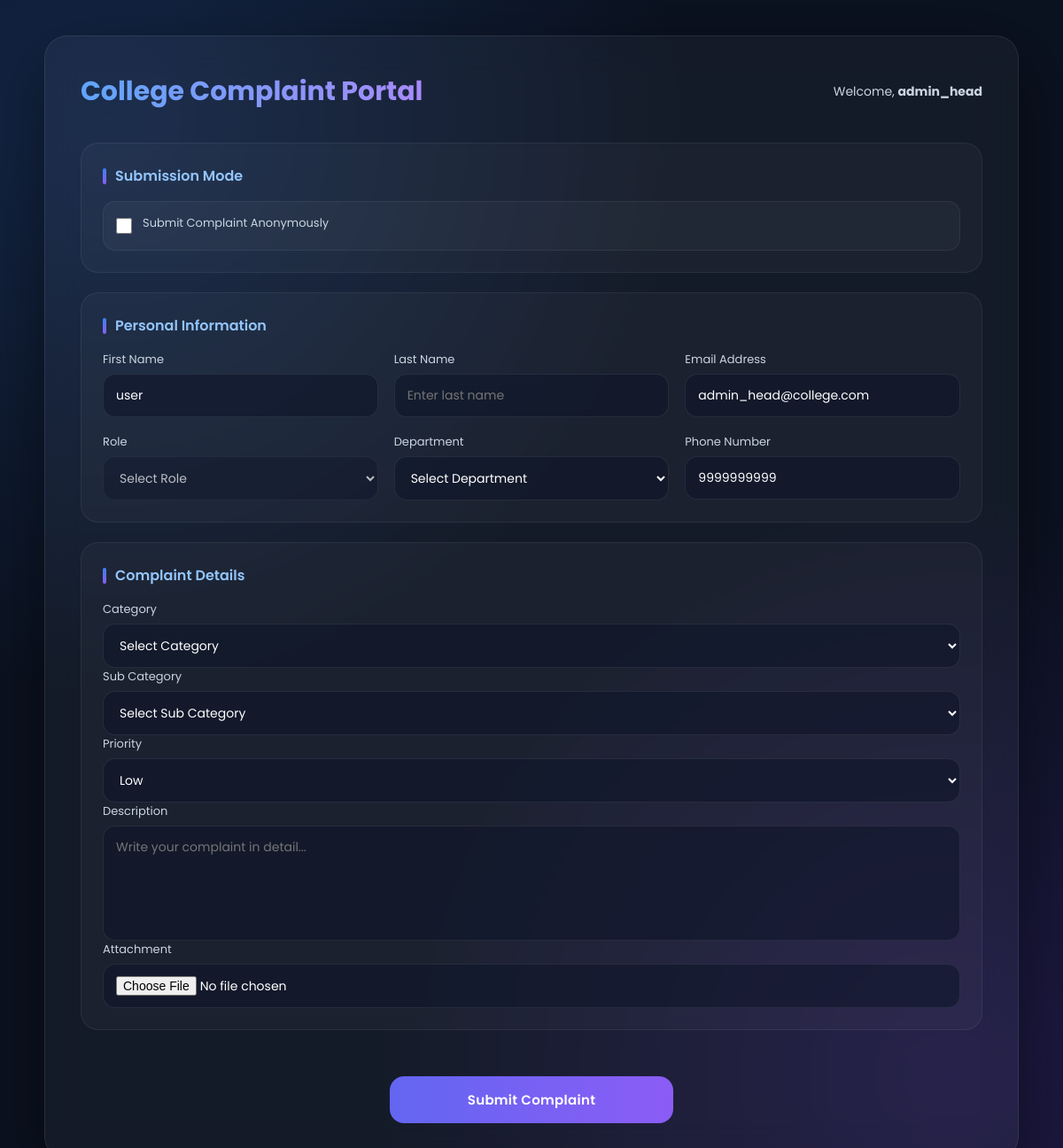
The app's page /register-complaint/ (signed in) with its own data.
### complaints/models.py (models this page shows, shortened)
class UserProfile(models.Model):
    user = models.OneToOneField(User, on_delete=models.CASCADE)
    first_name = models.CharField(max_length=50, blank=True, default="")
    last_name = models.CharField(max_length=50, blank=True, default="")
    email = models.EmailField(unique=True)
    email_verified = models.BooleanField(default=False)
    department = models.CharField(max_length=100)
    mobile_number = models.CharField(max_length=15, unique=True)
    role = models.CharField(
        max_length=20,
        choices=ROLE_CHOICES,
        default='student'
    )
    is_department_head = models.BooleanField(default=False)

### complaints/views.py (the view)
# urls.py: path('register-complaint/', views.register_complaint,
@login_required
def register_complaint(request):
    if request.method == "POST":
        form = ComplaintForm(
            request.POST,
            request.FILES,
            user=request.user
        )
        if form.is_valid():
            obj = form.save(commit=False)
            obj.user = request.user
            try:
                profile = UserProfile.objects.get(
                    user=request.user
                )
                obj.first_name = profile.first_name
                obj.last_name = profile.last_name
                obj.email = profile.email
                obj.phone = profile.mobile_number
                obj.role = profile.role
                if not obj.department:
                    obj.department = profile.department
            except UserProfile.DoesNotExist:
                obj.first_name = request.user.first_name
                obj.last_name = request.user.last_name
                obj.email = request.user.email
            obj.save()
            admins = User.objects.filter(is_superuser=True)
            create_notification(
                users=list(admins),
                title="New Complaint",
                message=f"{obj.complaint_id} submitted by {request.user.username}",
                notification_type="system"
            )
            send_event_email(
                event="created",
                complaint=obj,
                recipients=[ADMIN_EMAIL]
            )
            messages.success(
                request,
                "Complaint submitted successfully."
            )
            return redirect("complaint_success")
    else:
        form = ComplaintForm(
            user=request.user
        )
    return render(
        request,
        "complaints/register_complaint.html",
        {
            "form": form,
            "departments": Department.objects.all()
        }
    )

### complaints/templates/complaints/register_complaint.html (shortened to what this page needs)
{% load static %}
<!DOCTYPE html>
<html lang="en">
<head>
</head>
<body>
<div class="container">
    <div class="top-bar">
        <h1>College Complaint Portal</h1>
        {% if user.is_authenticated %}
        <p>Welcome, <strong>{{ user.username }}</strong></p>
        {% endif %}
    </div>
    <form method="POST" enctype="multipart/form-data">
        <div class="card">
            <div class="section-title">Submission Mode</div>
            <div class="mode-box">
                <input type="checkbox" id="anonymousToggle">
                <label for="anonymousToggle">
                    Submit Complaint Anonymously
                </label>
            </div>
        </div>
        <div class="card" id="personalSection">
            <div class="section-title">
                Personal Information
            </div>
            <div class="grid">
                <div class="input-group">
                <label>First Name</label>
                <input
                    type="text"
                    name="first_name"
                    required
                    placeholder="Enter first name"
                    value="{{ form.first_name.value|default:'' }}"
                >
                </div>
                <div class="input-group">
                <label>Last Name</label>
                <input
                    type="text"
                    name="last_name"
                    placeholder="Enter last name"
                    value="{{ form.last_name.value|default:'' }}"
                >
                </div>
                <div class="input-group">
                    <label>Email Address</label>
                    <input
                        type="email"
                        name="email"
                        required
                        placeholder="Enter your email"
                        value="{{ form.email.value|default:'' }}"
                    >
                </div>
                <div class="input-group">
                    <label>Role</label>
                    <select
                        disabled
                        required
                    >
                        <option value="">
                            Select Role
                        </option>
                    </select>
                </div>
                <div class="input-group">
                    <label>Department</label>
                    <select
                        id="department"
                        name="department"
                        required
                    >
                        <option value="">
                            Select Department
                        </option>
                    </select>
                </div>
                <div class="input-group">
                    <label>Phone Number</label>
                    <input
                        type="tel"
                        name="phone"
                        placeholder="Optional"
                        value="{{ form.phone.value|default:'' }}"
                    >
                </div>
            </div>
        </div>
        <div class="card">
            <div class="section-title">
                Complaint Details
            </div>
                <div class="input-group">
                    <label>Category</label>
                    <select id="category" name="category" required>
                        <option value="">Select Category</option>
                    </select>
                </div>
                <div class="input-group">
                    <label>Sub Category</label>
                    <select id="subcategory" name="subcategory" required>
                        <option value="">Select Sub Category</option>
                    </select>
                </div>
                <div class="input-group">
                    <label>Priority</label>
                    <select name="priority" required>
                        <option value="Low">Low</option>
                    </select>
                </div>
                <div class="input-group full">
                    <label>Description</label>
                    <textarea
                    name="description"
                    required
                    placeholder="Write your complaint in detail..."
                    ></textarea>
                </div>
                <div class="input-group full">
                    <label>Attachment</label>
                    <input type="file" name="attachment">
                </div>
            </div>
        <div class="btn-wrapper">
    <button type="submit" class="btn">
        Submit Complaint
    </button>
</div>
    </form>
</div>
</body>
</html>

### complaints/templates/complaints/register_complaint.html (style rules this page uses)
* { margin:0; padding:0; box-sizing:border-box; font-family:'Poppins',sans-serif; }
body { min-height:100vh; background: radial-gradient(circle at 10% 10%, rgba(59,130,246,0.18), transparent 40%), radial-gradient(circle at 90% 90%, rgba(124,58,237,0.18), transparent 40%), #0b1220; display:flex; justify-content:center; align-items:center; padding:40px 15px; color:white; }
.container { width:100%; max-width:1100px; background:rgba(255,255,255,0.04); backdrop-filter:blur(20px); border:1px solid rgba(255,255,255,0.08); border-radius:26px; padding:40px; box-shadow:0 25px 80px rgba(0,0,0,0.5); }
.top-bar { display:flex; justify-content:space-between; align-items:center; margin-bottom:35px; }
.top-bar h1 { font-size:30px; font-weight:700; background:linear-gradient(90deg,#60a5fa,#a78bfa); -webkit-background-clip:text; -webkit-text-fill-color:transparent; }
.top-bar p { color:#cbd5e1; font-size:14px; }
.card { background:rgba(255,255,255,0.03); border:1px solid rgba(255,255,255,0.06); border-radius:20px; padding:24px; margin-bottom:22px; transition:0.3s; }
.section-title { font-size:16px; font-weight:600; color:#93c5fd; margin-bottom:16px; display:flex; align-items:center; gap:10px; }
.section-title::before { content:""; width:4px; height:18px; background:linear-gradient(#3b82f6,#8b5cf6); border-radius:10px; }
.grid { display:grid; grid-template-columns:repeat(auto-fit,minmax(240px,1fr)); gap:18px; }
label { font-size:13px; color:#cbd5e1; margin-bottom:6px; }
.input-group { display:flex; flex-direction:column; }
input, select, textarea { width:100%; padding:13px 14px; border-radius:14px; border:1px solid rgba(255,255,255,0.08); background:rgba(15,23,42,0.6); color:white; font-size:14px; outline:none; transition:0.25s; }
textarea { min-height:130px; resize:none; }
.mode-box { display:flex; align-items:center; gap:12px; padding:14px; border-radius:14px; background:rgba(255,255,255,0.03); border:1px solid rgba(255,255,255,0.06); }
.mode-box input { width:18px; height:18px; accent-color:#6366f1; }
.btn { width:100%; margin-top:30px; padding:15px; border:none; border-radius:16px; font-size:15px; font-weight:600; color:white; cursor:pointer; background:linear-gradient(90deg,#6366f1,#8b5cf6); transition:0.3s; letter-spacing:0.3px; }
.btn-wrapper { display:flex; justify-content:center; margin-top:20px; }
.btn { width:320px; max-width:100%; }
.full { grid-column:1/-1; }

### records on screen
UserProfile: first_name "user", email "admin_head@college.com", phone "9999999999"

### other values on screen
{{ user.username }} "admin_head"
